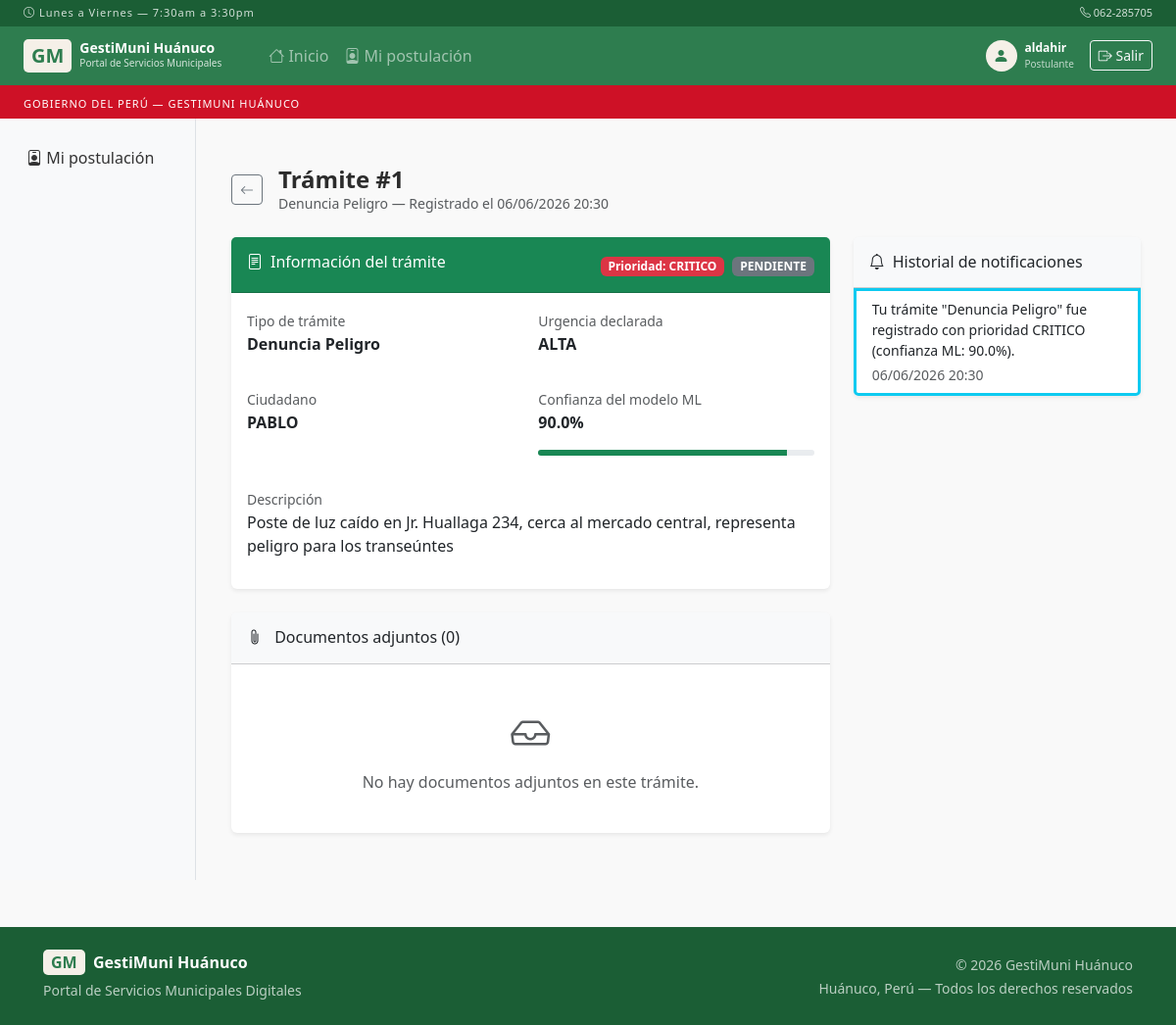
The app's page /tramites/1 (signed in) with its own data.
### models.py (models this page shows)
class Usuario(UserMixin, db.Model):
    __tablename__ = 'usuarios'
    id              = db.Column(db.Integer, primary_key=True)
    nombre          = db.Column(db.String(100), nullable=False)
    username        = db.Column(db.String(50), unique=True, nullable=False)
    password        = db.Column(db.String(200), nullable=False)
    rol             = db.Column(db.String(20), nullable=False)  # admin | empleado | ciudadano
    dni             = db.Column(db.String(8), unique=True, nullable=True)
    email           = db.Column(db.String(120), unique=True, nullable=True)
    telefono        = db.Column(db.String(15), nullable=True)
    activo          = db.Column(db.Boolean, default=True)
    fecha_registro  = db.Column(db.DateTime, default=datetime.utcnow)
    ultimo_acceso   = db.Column(db.DateTime, nullable=True)

class Tramite(db.Model):
    __tablename__ = 'tramites'
    id              = db.Column(db.Integer, primary_key=True)
    ciudadano_id    = db.Column(db.Integer, db.ForeignKey('usuarios.id'), nullable=False)
    empleado_id     = db.Column(db.Integer, db.ForeignKey('usuarios.id'), nullable=True)
    tipo            = db.Column(db.String(100), nullable=False)
    descripcion     = db.Column(db.Text, nullable=False)
    urgencia        = db.Column(db.String(20), nullable=False)
    prioridad_ml    = db.Column(db.String(20), default='pendiente')
    estado          = db.Column(db.String(20), default='pendiente')
    fecha_registro  = db.Column(db.DateTime, default=datetime.utcnow)
    fecha_actualizacion = db.Column(db.DateTime, nullable=True, onupdate=datetime.utcnow)
    dias_resolucion = db.Column(db.Integer, default=0)
    observaciones   = db.Column(db.Text, nullable=True)
    confianza_ml    = db.Column(db.Float, default=0.0)
    explicacion_ml  = db.Column(db.Text, nullable=True)
    ciudadano       = db.relationship('Usuario', foreign_keys=[ciudadano_id], backref='tramites')
    empleado        = db.relationship('Usuario', foreign_keys=[empleado_id], backref='tramites_asignados')

class Alerta(db.Model):
    __tablename__ = 'alertas'
    id              = db.Column(db.Integer, primary_key=True)
    tramite_id      = db.Column(db.Integer, db.ForeignKey('tramites.id'), nullable=False)
    ciudadano_id    = db.Column(db.Integer, db.ForeignKey('usuarios.id'), nullable=False)
    mensaje         = db.Column(db.Text, nullable=False)
    tipo            = db.Column(db.String(20), default='info')     # info | warning | danger | success
    leido           = db.Column(db.Boolean, default=False)
    enviado_email   = db.Column(db.Boolean, default=False)
    fecha           = db.Column(db.DateTime, default=datetime.utcnow)
    tramite         = db.relationship('Tramite', backref='alertas')
    ciudadano       = db.relationship('Usuario', backref='alertas')

### app.py (the view)
@app.route('/tramites/<int:id>')
@login_required
def detalle_tramite(id):
    tramite = Tramite.query.get_or_404(id)
    if (current_user.rol == 'ciudadano' and
            tramite.ciudadano_id != current_user.id):
        abort(403)
    return render_template('detalle_tramite.html', tramite=tramite)

### templates/detalle_tramite.html (shortened to what this page needs)
{% extends "base.html" %}
{% block contenido %}
<div class="container-fluid py-4">
  <div class="d-flex align-items-center mb-4 gap-3">
    <a href="{{ url_for('tramites') }}" class="btn btn-outline-secondary btn-sm">
      <i class="bi bi-arrow-left"></i>
    </a>
    <div>
      <h4 class="fw-bold mb-0">Trámite #{{ tramite.id }}</h4>
      <p class="text-muted small mb-0">
        {{ tramite.tipo.replace('_',' ').title() }} —
        Registrado el {{ tramite.fecha_registro.strftime('%d/%m/%Y %H:%M') }}
      </p>
    </div>
  </div>
  <div class="row g-4">
    <div class="col-lg-8">
      <div class="card border-0 shadow-sm mb-4">
        <div class="card-header bg-success text-white py-3 d-flex justify-content-between">
          <h6 class="mb-0"><i class="bi bi-file-text me-2"></i>Información del trámite</h6>
          <div>
            <span class="badge bg-{{ 'danger' if tramite.prioridad_ml=='critico'
                                    else 'warning text-dark' if tramite.prioridad_ml=='normal'
                                    else 'light text-dark' }} me-1">
              Prioridad: {{ tramite.prioridad_ml.upper() }}
            </span>
            <span class="badge bg-{{ 'success' if tramite.estado=='aprobado'
                                    else 'danger' if tramite.estado=='rechazado'
                                    else 'secondary' }}">
              {{ tramite.estado.upper().replace('_',' ') }}
            </span>
          </div>
        </div>
        <div class="card-body">
          <div class="row g-3">
            <div class="col-md-6">
              <label class="text-muted small">Tipo de trámite</label>
              <p class="fw-semibold">{{ tramite.tipo.replace('_',' ').title() }}</p>
            </div>
            <div class="col-md-6">
              <label class="text-muted small">Urgencia declarada</label>
              <p class="fw-semibold">{{ tramite.urgencia.upper() }}</p>
            </div>
            <div class="col-md-6">
              <label class="text-muted small">Ciudadano</label>
              <p class="fw-semibold">
                {{ tramite.ciudadano.nombre }}
              </p>
            </div>
            <div class="col-md-6">
              <label class="text-muted small">Confianza del modelo ML</label>
              <p class="fw-semibold">{{ (tramite.confianza_ml * 100)|round(1) }}%
                <div class="progress mt-1" style="height:6px;">
                  <div class="progress-bar bg-success"
                       style="width:{{ (tramite.confianza_ml * 100)|round(1) }}%"></div>
                </div>
              </p>
            </div>
            <div class="col-12">
              <label class="text-muted small">Descripción</label>
              <p>{{ tramite.descripcion }}</p>
            </div>
          </div>
        </div>
      </div>
      <div class="card border-0 shadow-sm">
        <div class="card-header bg-light py-3 d-flex justify-content-between">
          <h6 class="mb-0"><i class="bi bi-paperclip me-2"></i>
            Documentos adjuntos ({{ tramite.documentos|length }})
          </h6>
        </div>
        <div class="card-body">
          {% if tramite.documentos %}
          <div class="row g-3">
            {% for doc in tramite.documentos %}
            <div class="col-md-6">
              <div class="card border h-100">
                <div class="card-body p-3">
                  {% if doc.tipo_mime and 'image' in doc.tipo_mime %}
                    <img src="{{ url_for('ver_documento', doc_id=doc.id) }}"
                         class="img-fluid rounded mb-2"
                         alt="{{ doc.nombre_original }}"
                         style="max-height:200px;object-fit:contain;width:100%">
                  {% elif doc.tipo_mime == 'application/pdf' %}
                    <div class="ratio ratio-4x3 mb-2">
                      <iframe src="{{ url_for('ver_documento', doc_id=doc.id) }}"
                              class="rounded"
                              title="{{ doc.nombre_original }}"></iframe>
                    </div>
                  {% else %}
                    <div class="bg-light rounded d-flex align-items-center
                                justify-content-center mb-2" style="height:100px;">
                      <i class="bi bi-file-earmark-text display-4 text-muted"></i>
                    </div>
                  {% endif %}
                  <p class="small fw-semibold mb-1 text-truncate" title="{{ doc.nombre_original }}">
                    {{ doc.nombre_original }}
                  </p>
                  <p class="text-muted" style="font-size:11px;">
                    {{ (doc.tamanio / 1024)|round(1) }} KB —
                    {{ doc.fecha_subida.strftime('%d/%m/%Y') }}
                  </p>
                  <div class="d-flex gap-1">
                    <a href="{{ url_for('ver_documento', doc_id=doc.id) }}"
                       target="_blank" class="btn btn-sm btn-outline-primary flex-fill">
                      <i class="bi bi-eye me-1"></i>Ver
                    </a>
                    <a href="{{ url_for('descargar_documento', doc_id=doc.id) }}"
                       class="btn btn-sm btn-outline-secondary flex-fill">
                      <i class="bi bi-download me-1"></i>Descargar
                    </a>
                    {% if current_user.rol in ['admin','empleado'] %}
                    <form method="POST"
                          action="{{ url_for('eliminar_documento', doc_id=doc.id) }}"
                          onsubmit="return confirm('¿Eliminar este documento?')">
                      <button class="btn btn-sm btn-outline-danger">
                        <i class="bi bi-trash"></i>
                      </button>
                    </form>
                    {% endif %}
                  </div>
                </div>
              </div>
            </div>
            {% endfor %}
          </div>
          {% else %}
          <div class="text-center py-4 text-muted">
            <i class="bi bi-inbox fs-1 d-block mb-2"></i>
            No hay documentos adjuntos en este trámite.
          </div>
          {% endif %}
        </div>
      </div>
    </div>
    <div class="col-lg-4">
      <div class="card border-0 shadow-sm">
        <div class="card-header bg-light py-3">
          <h6 class="mb-0"><i class="bi bi-bell me-2"></i>Historial de notificaciones</h6>
        </div>
        <div class="list-group list-group-flush">
          {% for alerta in tramite.alertas|sort(attribute='fecha', reverse=True) %}
          <div class="list-group-item border-start border-3
                       border-{{ 'success' if alerta.tipo=='success' else
                                 'danger' if alerta.tipo=='danger' else
                                 'warning' if alerta.tipo=='warning' else 'info' }}">
            <p class="mb-1 small">{{ alerta.mensaje }}</p>
            <div class="d-flex justify-content-between align-items-center">
              <small class="text-muted">{{ alerta.fecha.strftime('%d/%m/%Y %H:%M') }}</small>
            </div>
          </div>
          {% else %}
          <div class="list-group-item text-muted text-center py-3 small">
            Sin notificaciones
          </div>
          {% endfor %}
        </div>
      </div>
    </div>
  </div>
</div>
{% endblock %}

### templates/base.html (shortened to what this page needs)
<!DOCTYPE html>
<html lang="es">
<head>
    <link href="https://cdn.jsdelivr.net/npm/bootstrap@5.3.0/dist/css/bootstrap.min.css" rel="stylesheet">
    <link href="https://cdn.jsdelivr.net/npm/bootstrap-icons@1.11.0/font/bootstrap-icons.css" rel="stylesheet">
    <link href="{{ url_for('static', filename='css/style.css') }}" rel="stylesheet">
</head>
<body>
<div style="background:#1B5E35; padding:5px 1.5rem; display:flex; justify-content:space-between; align-items:center;">
    <small style="color:rgba(255,255,255,0.8); font-size:11px; letter-spacing:1px;">
        <i class="bi bi-clock"></i> Lunes a Viernes — 7:30am a 3:30pm
    </small>
    <small style="color:rgba(255,255,255,0.8); font-size:11px;">
        <i class="bi bi-telephone"></i> 062-285705
    </small>
</div>
<nav class="navbar navbar-expand-lg navbar-dark bg-institucional sticky-top">
    <div class="container-fluid px-4">
        <a class="navbar-brand d-flex align-items-center gap-2" href="{{ url_for('inicio') }}">
            <span class="logo-gm">GM</span>
            <div>
                <div style="font-size:14px; font-weight:700; line-height:1.1;">
                    GestiMuni Huánuco
                </div>
                <div style="font-size:10px; opacity:0.8; font-weight:400;">
                    Portal de Servicios Municipales
                </div>
            </div>
        </a>
        <div class="collapse navbar-collapse" id="navMenu">
            <ul class="navbar-nav me-auto ms-4">
                <li class="nav-item">
                    <a class="nav-link" href="{{ url_for('inicio') }}">
                        <i class="bi bi-house"></i> Inicio
                    </a>
                </li>
                {% if current_user.is_authenticated %}
                    {% if current_user.rol == 'postulante' %}
                        <li class="nav-item">
                            <a class="nav-link" href="{{ url_for('postulante_panel') }}">
                                <i class="bi bi-person-badge"></i> Mi postulación
                            </a>
                        </li>
                    {% endif %}
                {% else %}
                    <li class="nav-item">
                        <a class="nav-link" href="{{ url_for('registro_postulante') }}">
                            <i class="bi bi-briefcase"></i> Postular a empleo
                        </a>
                    </li>
                {% endif %}
            </ul>
            <div class="d-flex align-items-center gap-3">
                {% if current_user.is_authenticated %}
                    <div class="d-flex align-items-center gap-2">
                        <div style="width:32px; height:32px; background:var(--crema); border-radius:50%; display:flex; align-items:center; justify-content:center;">
                            <i class="bi bi-person-fill" style="color:var(--verde); font-size:16px;"></i>
                        </div>
                        <div>
                            <div style="font-size:12px; color:white; font-weight:600;">
                                {{ current_user.nombre }}
                            </div>
                            <div style="font-size:10px; color:rgba(255,255,255,0.7);">
                                {% if current_user.rol == 'admin' %}
                                    Administrador
                                {% elif current_user.rol == 'empleado' %}
                                    Empleado
                                {% elif current_user.rol == 'postulante' %}
                                    Postulante
                                {% else %}
                                    Ciudadano
                                {% endif %}
                            </div>
                        </div>
                    </div>
                    <a href="{{ url_for('logout') }}" class="btn btn-sm btn-outline-light">
                        <i class="bi bi-box-arrow-right"></i> Salir
                    </a>
                {% else %}
                    <a href="{{ url_for('login') }}" class="btn btn-sm" style="background:var(--crema); color:var(--verde); font-weight:600;">
                        <i class="bi bi-person-circle"></i> Iniciar Sesión
                    </a>
                {% endif %}
            </div>
        </div>
    </div>
</nav>
<div style="background:#CE1126; padding:5px 1.5rem;">
    <small style="color:white; font-size:11px; letter-spacing:1px;">
        GOBIERNO DEL PERÚ — GESTIMUNI HUÁNUCO
    </small>
</div>
<div class="container-fluid">
    <div class="row">
        {% if current_user.is_authenticated %}
        <div class="col-md-2 sidebar py-3 d-none d-md-block">
            <ul class="nav flex-column">
                {% if current_user.rol == 'postulante' %}
                    <li class="nav-item">
                        <a class="nav-link {% if request.endpoint == 'postulante_panel' %}active{% endif %}"
                           href="{{ url_for('postulante_panel') }}">
                            <i class="bi bi-person-badge"></i> Mi postulación
                        </a>
                    </li>
                {% endif %}
            </ul>
        </div>
        {% endif %}
        <div class="{% if current_user.is_authenticated %}col-md-10{% else %}col-12{% endif %} py-4 px-4">
            {% block contenido %}{% endblock %}
        </div>
    </div>
</div>
<footer style="background:var(--verde-oscuro); color:rgba(255,255,255,0.7); padding:1.5rem 2rem; margin-top:3rem;">
    <div class="container-fluid">
        <div class="row align-items-center">
            <div class="col-md-6">
                <div style="color:white; font-weight:600; margin-bottom:4px;">
                    <span class="logo-gm">GM</span> &nbsp;GestiMuni Huánuco
                </div>
                <small>Portal de Servicios Municipales Digitales</small>
            </div>
            <div class="col-md-6 text-md-end mt-2 mt-md-0">
                <small>© 2026 GestiMuni Huánuco</small><br>
                <small>Huánuco, Perú — Todos los derechos reservados</small>
            </div>
        </div>
    </div>
</footer>
</body>
</html>

### records on screen
Usuario: nombre "aldahir"
Tramite: id "1", tipo.replace "Denuncia Peligro", fecha_registro "06/06/2026 20:30", prioridad_ml "CRITICO", estado "PENDIENTE", urgencia "ALTA", (tramite.confianza_ml*100)|round(1) "90.0", descripcion "Poste de luz caído en Jr. Huallaga 234, cerca al mercado central, representa peligro para los transeúntes"
Usuario: ciudadano.nombre "PABLO"
Alerta: mensaje "Tu trámite \"Denuncia Peligro\" fue registrado con prioridad CRITICO (confianza ML: 90.0%).", fecha "06/06/2026 20:30"

### other values on screen
{{ tramite.documentos|length }} "0"
